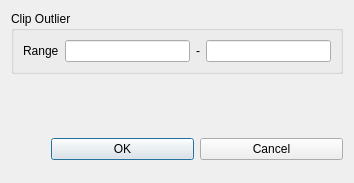
<?xml version="1.0" encoding="UTF-8"?>
<ui version="4.0">
 <class>DADialogDataFrameClipOutlier</class>
 <widget class="QDialog" name="DADialogDataFrameClipOutlier">
  <property name="geometry">
   <rect>
    <x>0</x>
    <y>0</y>
    <width>354</width>
    <height>183</height>
   </rect>
  </property>
  <property name="windowTitle">
   <string>Clip Outlier</string>
  </property>
  <layout class="QVBoxLayout" name="verticalLayout">
   <item>
    <widget class="QGroupBox" name="ClipOutlier">
     <property name="title">
      <string>Clip Outlier</string>
     </property>
     <layout class="QGridLayout" name="gridLayout_3">
      <item row="0" column="3">
       <widget class="QLineEdit" name="UpperValue">
        <property name="text">
         <string/>
        </property>
       </widget>
      </item>
      <item row="0" column="1">
       <widget class="QLineEdit" name="LowerValue">
        <property name="text">
         <string/>
        </property>
       </widget>
      </item>
      <item row="0" column="2">
       <widget class="QLabel" name="label_2">
        <property name="text">
         <string>-</string>
        </property>
       </widget>
      </item>
      <item row="0" column="0">
       <widget class="QLabel" name="labelRange">
        <property name="text">
         <string>Range</string>
        </property>
       </widget>
      </item>
     </layout>
    </widget>
   </item>
   <item>
    <spacer name="verticalSpacer">
     <property name="orientation">
      <enum>Qt::Vertical</enum>
     </property>
     <property name="sizeHint" stdset="0">
      <size>
       <width>20</width>
       <height>40</height>
      </size>
     </property>
    </spacer>
   </item>
   <item>
    <layout class="QHBoxLayout" name="horizontalLayout">
     <item>
      <spacer name="horizontalSpacer">
       <property name="orientation">
        <enum>Qt::Vertical</enum>
       </property>
       <property name="sizeHint" stdset="0">
        <size>
         <width>40</width>
         <height>20</height>
        </size>
       </property>
      </spacer>
     </item>
     <item>
      <widget class="QPushButton" name="pushButtonOK">
       <property name="text">
        <string>OK</string>
       </property>
       <property name="icon">
        <iconset resource="../icon.qrc">
         <normaloff>:/DAGui/icon/accept.svg</normaloff>:/DAGui/icon/accept.svg</iconset>
       </property>
       <property name="default">
        <bool>true</bool>
       </property>
      </widget>
     </item>
     <item>
      <widget class="QPushButton" name="pushButtonCancel">
       <property name="text">
        <string>Cancel</string>
       </property>
       <property name="icon">
        <iconset resource="../icon.qrc">
         <normaloff>:/DAGui/icon/cancel.svg</normaloff>:/DAGui/icon/cancel.svg</iconset>
       </property>
      </widget>
     </item>
    </layout>
   </item>
  </layout>
 </widget>
 <resources>
  <include location="../icon.qrc"/>
 </resources>
 <connections>
  <connection>
   <sender>pushButtonOK</sender>
   <signal>clicked()</signal>
   <receiver>DADialogDataFrameClipOutlier</receiver>
   <slot>accept()</slot>
   <hints>
    <hint type="sourcelabel">
     <x>244</x>
     <y>172</y>
    </hint>
    <hint type="destinationlabel">
     <x>55</x>
     <y>130</y>
    </hint>
   </hints>
  </connection>
  <connection>
   <sender>pushButtonCancel</sender>
   <signal>clicked()</signal>
   <receiver>DADialogDataFrameClipOutlier</receiver>
   <slot>reject()</slot>
   <hints>
    <hint type="sourcelabel">
     <x>343</x>
     <y>172</y>
    </hint>
    <hint type="destinationlabel">
     <x>50</x>
     <y>98</y>
    </hint>
   </hints>
  </connection>
 </connections>
</ui>
